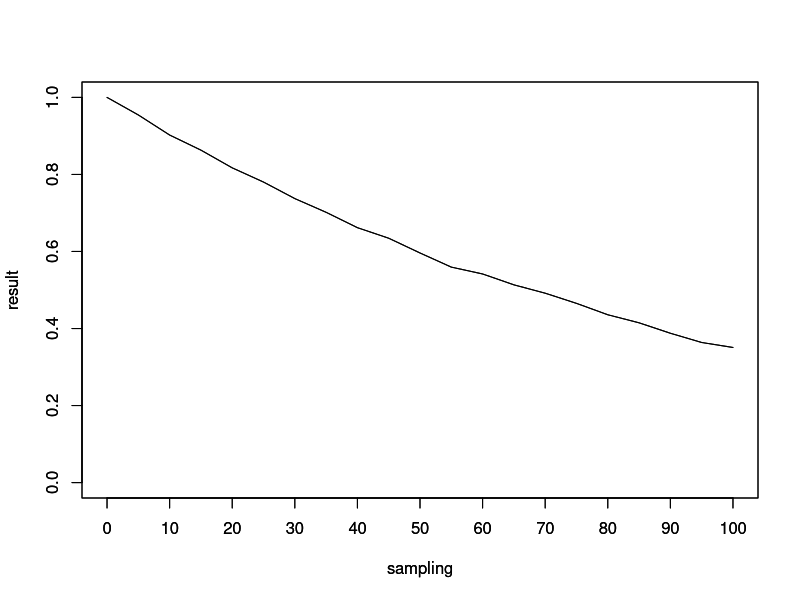
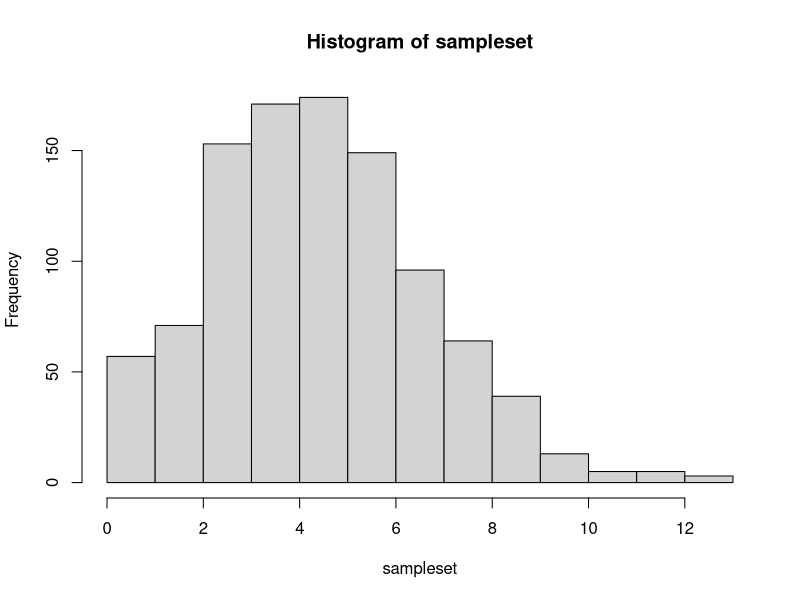
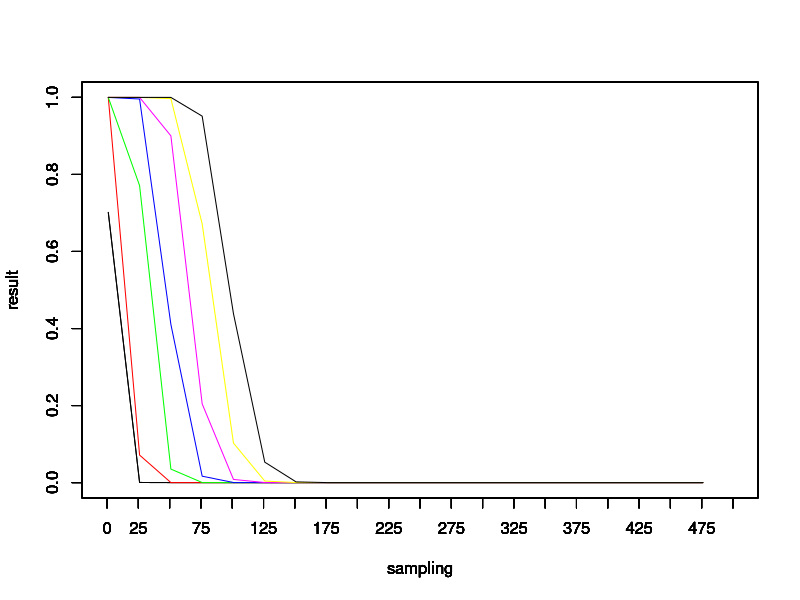
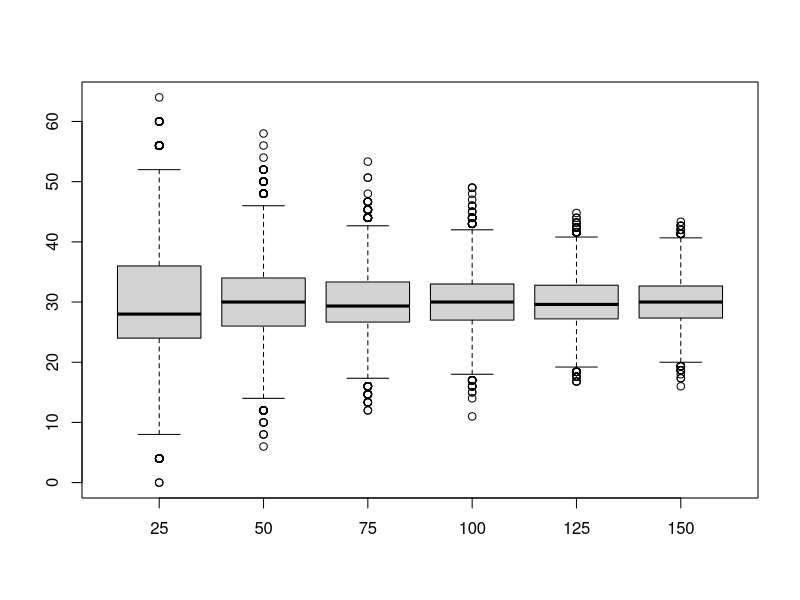

Write R code to recreate these figures, in order.
a<-c(rep(0, times = 9990), rep(1, times=10)) # vector of observations, 0.1%
a<-c(rep(0, times = 9950), rep(1, times=50)) # vector of observations, 0.5%
a<-c(rep(0, times = 9900), rep(1, times=100)) # vector of observations, 1%
a<-c(rep(0, times = 9500), rep(1, times=500)) # vector of observations, 5%
a<-c(rep(0, times = 9000), rep(1, times=1000)) # vector of observations, 10%
a<-c(rep(0, times = 8000), rep(1, times=2000)) # vector of observations, 20%

#for small filers
nlines<-1000 #filer size
er<-0.01 #error rate

a<-c(rep(0, times = nlines-nlines*er), rep(1, times=nlines*er)) # vector of observations, filer w 100


# zero out vectors
result<-vector(mode="numeric", length=0)
b<-vector(mode="numeric", length=0)
sampling<-vector(mode="numeric", length=0)



for (j in seq(from=0, to=100, by=5)) { # loop through the sampling strategies
  #zero out positive/negative counters
  negative<-0 
  positive<-0
  print (j)
  sampling<-append(sampling, j)

  for (i in 1:10000) { # loop through trials of each sampling strategy  
    
    b<-sample(a, (j), replace=FALSE) #sampling, make sure to set the "replacement"
    
    if (sum(b)<1) { #what is the minimum of hits for a positive?
      negative<-negative+1
    }
    
    else {
      positive<-positive+1
    } 
    
  }
  
  result<-append(result, (negative/(positive+negative))) 
}
print(sampling)
print(result) 
plot(sampling, result, xlim=c(0,100), ylim=c(0,1), type="l",xaxp  = c(0, 100, 10))

par(new=TRUE)
plot(sampling, result, xlim=c(0,100), ylim=c(0,1), type="l", col="black", xaxp  = c(0, 100, 10))



# to find a confidence interval for a particular set of values (sampling strategy and limits)

# zero out vectors

sampleset<-vector(mode="numeric", length=0)

  
for (i in 1:1000) { # loop through trials of each sampling strategy  
    
    b<-sample(a, (500), replace=TRUE) #sampling, make sure to set the "replacement"
    sampleset<-append(sampleset, sum(b))
    
}
  
hist(sampleset)
quantile(sampleset,probs=c(.025,.975)) #calculate 95% confidence interval
quantile(sampleset,probs=c(.005,.995)) #calculate 99% confidence interval




#Plotting 5 charts with 7 lines

a<-c(rep(0, times = 9990), rep(1, times=10)) # vector of observations, 0.1%
a<-c(rep(0, times = 9950), rep(1, times=50)) # vector of observations, 0.5%
a<-c(rep(0, times = 9900), rep(1, times=100)) # vector of observations, 1%
a<-c(rep(0, times = 9500), rep(1, times=500)) # vector of observations, 5%
a<-c(rep(0, times = 9000), rep(1, times=1000)) # vector of observations, 10%
a<-c(rep(0, times = 8500), rep(1, times=1500)) # vector of observations, 15%
a<-c(rep(0, times = 8000), rep(1, times=2000)) # vector of observations, 20%
a<-c(rep(0, times = 7500), rep(1, times=2500)) # vector of observations, 25%
a<-c(rep(0, times = 7000), rep(1, times=3000)) # vector of observations, 30%




# 1 error
# zero out vectors
result<-vector(mode="numeric", length=0)
b<-vector(mode="numeric", length=0)
sampling<-vector(mode="numeric", length=0)



for (j in seq(from=1, to=500, by=25)) { # loop through the sampling strategies
  #zero out positive/negative counters
  negative<-0 
  positive<-0
  print (j)
  sampling<-append(sampling, j)
  
  for (i in 1:10000) { # loop through trials of each sampling strategy  
    
    b<-sample(a, (j), replace=TRUE) #sampling, make sure to set the "replacement"
    
    if (sum(b)<1) { #what is the minimum of hits for a positive?
      negative<-negative+1
    }
    
    else {
      positive<-positive+1
    } 
    
  }
  
  result<-append(result, (negative/(positive+negative))) 
}
print(sampling)
print(result) 
plot(sampling, result, xlim=c(0,500), ylim=c(0,1), type="l",xaxp  = c(0, 500, 20))

par(new=TRUE)
plot(sampling, result, xlim=c(0,500), ylim=c(0,1), type="l", col="black", xaxp  = c(0, 500, 20))


# 5 errors
# zero out vectors
result<-vector(mode="numeric", length=0)
b<-vector(mode="numeric", length=0)
sampling<-vector(mode="numeric", length=0)



for (j in seq(from=1, to=500, by=25)) { # loop through the sampling strategies
  #zero out positive/negative counters
  negative<-0 
  positive<-0
  print (j)
  sampling<-append(sampling, j)
  
  for (i in 1:10000) { # loop through trials of each sampling strategy  
    
    b<-sample(a, (j), replace=TRUE) #sampling, make sure to set the "replacement"
    
    if (sum(b)<5) { #what is the minimum of hits for a positive?
      negative<-negative+1
    }
    
    else {
      positive<-positive+1
    } 
    
  }
  
  result<-append(result, (negative/(positive+negative))) 
}
print(sampling)
print(result) 

par(new=TRUE)
plot(sampling, result, xlim=c(0,500), ylim=c(0,1), type="l", col="red", xaxp  = c(0, 500, 20))

# 10 errors
# zero out vectors
result<-vector(mode="numeric", length=0)
b<-vector(mode="numeric", length=0)
sampling<-vector(mode="numeric", length=0)



for (j in seq(from=1, to=500, by=25)) { # loop through the sampling strategies
  #zero out positive/negative counters
  negative<-0 
  positive<-0
  print (j)
  sampling<-append(sampling, j)
  
  for (i in 1:10000) { # loop through trials of each sampling strategy  
    
    b<-sample(a, (j), replace=TRUE) #sampling, make sure to set the "replacement"
    
    if (sum(b)<10) { #what is the minimum of hits for a positive?
      negative<-negative+1
    }
    
    else {
      positive<-positive+1
    } 
    
  }
  
  result<-append(result, (negative/(positive+negative))) 
}
print(sampling)
print(result) 

par(new=TRUE)
plot(sampling, result, xlim=c(0,500), ylim=c(0,1), type="l", col="green", xaxp  = c(0, 500, 20))

# 15 errors
# zero out vectors
result<-vector(mode="numeric", length=0)
b<-vector(mode="numeric", length=0)
sampling<-vector(mode="numeric", length=0)



for (j in seq(from=1, to=500, by=25)) { # loop through the sampling strategies
  #zero out positive/negative counters
  negative<-0 
  positive<-0
  print (j)
  sampling<-append(sampling, j)
  
  for (i in 1:10000) { # loop through trials of each sampling strategy  
    
    b<-sample(a, (j), replace=TRUE) #sampling, make sure to set the "replacement"
    
    if (sum(b)<15) { #what is the minimum of hits for a positive?
      negative<-negative+1
    }
    
    else {
      positive<-positive+1
    } 
    
  }
  
  result<-append(result, (negative/(positive+negative))) 
}
print(sampling)
print(result) 

par(new=TRUE)
plot(sampling, result, xlim=c(0,500), ylim=c(0,1), type="l", col="blue", xaxp  = c(0, 500, 20))

# 20 errors
# zero out vectors
result<-vector(mode="numeric", length=0)
b<-vector(mode="numeric", length=0)
sampling<-vector(mode="numeric", length=0)



for (j in seq(from=1, to=500, by=25)) { # loop through the sampling strategies
  #zero out positive/negative counters
  negative<-0 
  positive<-0
  print (j)
  sampling<-append(sampling, j)
  
  for (i in 1:10000) { # loop through trials of each sampling strategy  
    
    b<-sample(a, (j), replace=TRUE) #sampling, make sure to set the "replacement"
    
    if (sum(b)<20) { #what is the minimum of hits for a positive?
      negative<-negative+1
    }
    
    else {
      positive<-positive+1
    } 
    
  }
  
  result<-append(result, (negative/(positive+negative))) 
}
print(sampling)
print(result) 

par(new=TRUE)
plot(sampling, result, xlim=c(0,500), ylim=c(0,1), type="l", col="magenta", xaxp  = c(0, 500, 20))


# 25 errors
# zero out vectors
result<-vector(mode="numeric", length=0)
b<-vector(mode="numeric", length=0)
sampling<-vector(mode="numeric", length=0)



for (j in seq(from=1, to=500, by=25)) { # loop through the sampling strategies
  #zero out positive/negative counters
  negative<-0 
  positive<-0
  print (j)
  sampling<-append(sampling, j)
  
  for (i in 1:10000) { # loop through trials of each sampling strategy  
    
    b<-sample(a, (j), replace=TRUE) #sampling, make sure to set the "replacement"
    
    if (sum(b)<25) { #what is the minimum of hits for a positive?
      negative<-negative+1
    }
    
    else {
      positive<-positive+1
    } 
    
  }
  
  result<-append(result, (negative/(positive+negative))) 
}
print(sampling)
print(result) 

par(new=TRUE)
plot(sampling, result, xlim=c(0,500), ylim=c(0,1), type="l", col="yellow", xaxp  = c(0, 500, 20))

# 30 errors
# zero out vectors
result<-vector(mode="numeric", length=0)
b<-vector(mode="numeric", length=0)
sampling<-vector(mode="numeric", length=0)



for (j in seq(from=1, to=500, by=25)) { # loop through the sampling strategies
  #zero out positive/negative counters
  negative<-0 
  positive<-0
  print (j)
  sampling<-append(sampling, j)
  
  for (i in 1:10000) { # loop through trials of each sampling strategy  
    
    b<-sample(a, (j), replace=TRUE) #sampling, make sure to set the "replacement"
    
    if (sum(b)<30) { #what is the minimum of hits for a positive?
      negative<-negative+1
    }
    
    else {
      positive<-positive+1
    } 
    
  }
  
  result<-append(result, (negative/(positive+negative))) 
}
print(sampling)
print(result) 

par(new=TRUE)
plot(sampling, result, xlim=c(0,500), ylim=c(0,1), type="l", col="black", xaxp  = c(0, 500, 20))


#plotting 5 boxplots with 6 boxes each
#Plotting 5 charts with 7 lines

a<-c(rep(0, times = 9990), rep(1, times=10)) # vector of observations, 0.1%
a<-c(rep(0, times = 9950), rep(1, times=50)) # vector of observations, 0.5%
a<-c(rep(0, times = 9900), rep(1, times=100)) # vector of observations, 1%
a<-c(rep(0, times = 9500), rep(1, times=500)) # vector of observations, 5%
a<-c(rep(0, times = 9000), rep(1, times=1000)) # vector of observations, 10%
a<-c(rep(0, times = 8500), rep(1, times=1500)) # vector of observations, 15%
a<-c(rep(0, times = 8000), rep(1, times=2000)) # vector of observations, 20%
a<-c(rep(0, times = 7500), rep(1, times=2500)) # vector of observations, 25%
a<-c(rep(0, times = 7000), rep(1, times=3000)) # vector of observations, 30%


# zero out vectors for sampling strategies (10, 50, 100, 500, 1000, 5000 samples)
m25<-numeric()
m50<-numeric()
m75<-numeric()
m100<-numeric()
m125<-numeric()
m150<-numeric()

# loop through sampling strategies (Monte Carlo trials)
# in a binary dataset with certain % of "1", how well do we represent the whole (mean) with each sampling strategy?
for (i in 1:10000) {  
  m25<-append(m25, 100*mean(sample(a, 25)))
  m50<-append(m50, 100*mean(sample(a, 50)))
  m75<-append(m75, 100*mean(sample(a, 75)))
  m100<-append(m100, 100*mean(sample(a, 100)))
  m125<-append(m125, 100*mean(sample(a, 125)))
  m150<-append(m150, 100*mean(sample(a, 150)))
  
}


labelsx<-c("25","50","75","100","125","150")
data<-data.frame(m25, m50, m75, m100, m125, m150)
colnames(data)<-labelsx

boxplot(data)
